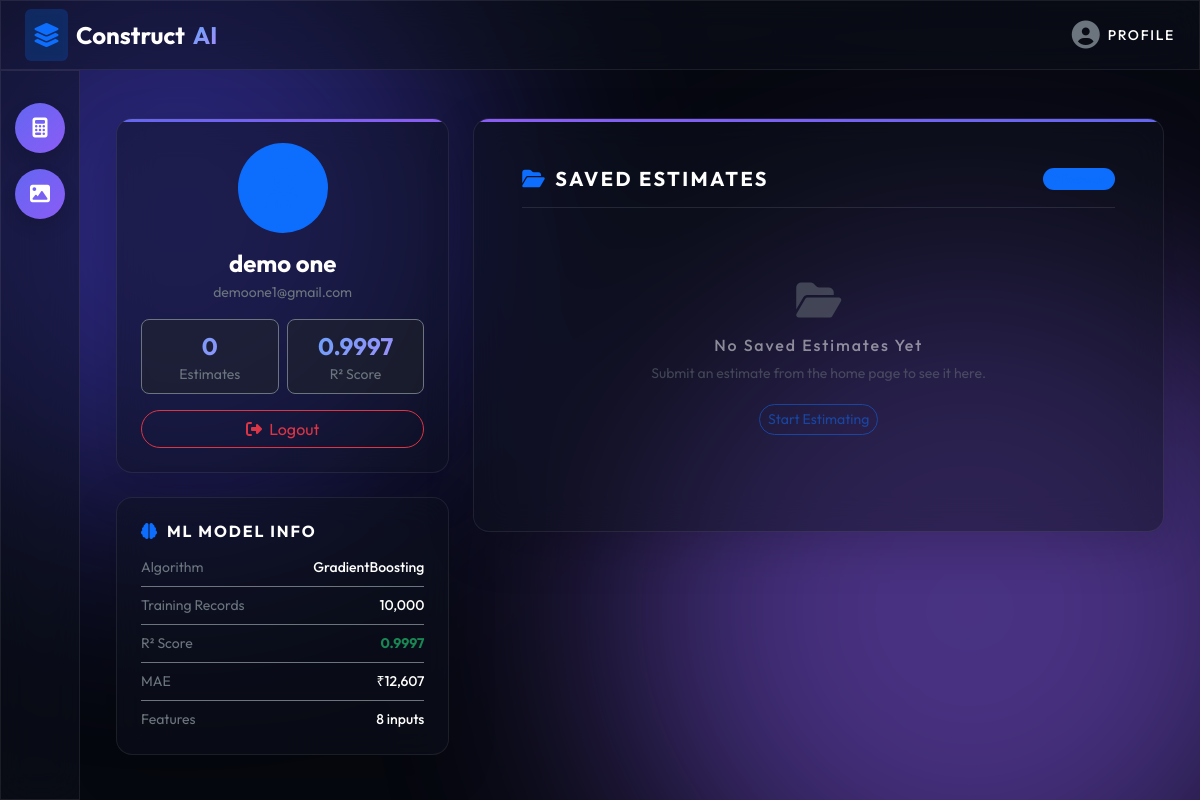
The page /profile/ (signed in) on the database as committed earlier.
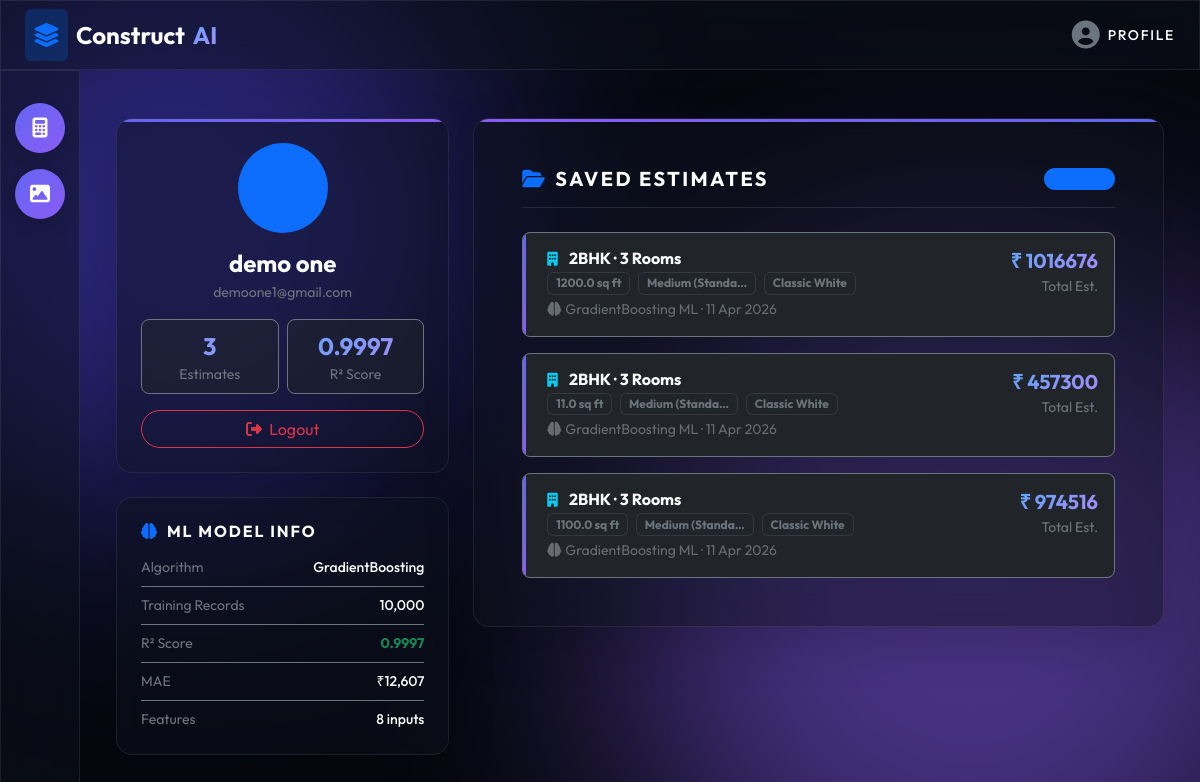
The same page on the database as committed later.
### estimator/models.py (models this page shows, shortened)
class ProjectEstimate(models.Model):
    user = models.ForeignKey(User, on_delete=models.CASCADE, null=True, blank=True)
    plot_area = models.FloatField(help_text="Area in square feet")
    rooms = models.CharField(max_length=10)
    material_quality = models.CharField(max_length=20)
    paint_type = models.CharField(max_length=20)
    house_type = models.CharField(max_length=10)
    room_type = models.CharField(max_length=20)
    theme = models.CharField(max_length=30)
    budget_range = models.CharField(max_length=50)
    estimated_cost = models.DecimalField(max_digits=12, decimal_places=2, null=True, blank=True)
    created_at = models.DateTimeField(auto_now_add=True)

### estimator/views.py (the view)
# urls.py: path('profile/',  views.profile_view,  name='profile'),
def profile_view(request):
    if request.user.is_authenticated:
        projects = ProjectEstimate.objects.filter(user=request.user).order_by('-created_at')
    else:
        projects = ProjectEstimate.objects.all().order_by('-created_at')
    return render(request, 'profile.html', {'projects': projects})

### estimator/templates/profile.html (shortened to what the changed rows need)
{% extends 'base.html' %}
{% block content %}
<div class="container mt-4 pb-4">
    <div class="row g-4">
        <div class="col-lg-4">
            <div class="card glass border-0 rounded-4 shadow-lg p-4 text-center mb-4 position-relative overflow-hidden">
                <div class="row g-2 mb-3">
                    <div class="col-6">
                        <div class="bg-dark bg-opacity-50 rounded-3 p-2 border border-secondary border-opacity-15">
                            <div class="fs-4 fw-bold gradient-text">{{ projects|length }}</div>
                            <div class="text-secondary small">Estimates</div>
                        </div>
                    </div>
                </div>
            </div>
        </div>
        <div class="col-lg-8">
            <div class="card glass border-0 rounded-4 shadow-lg overflow-hidden position-relative">
                <div class="card-body p-4 p-xl-5">
                    <div class="d-flex flex-column gap-3">
                        {% if projects %}
                            {% for project in projects %}
                            <div class="p-3 bg-dark bg-opacity-40 border border-secondary border-opacity-20 rounded-3 position-relative overflow-hidden">
                                <div class="position-absolute start-0 top-0 bottom-0" style="width:3px;background:linear-gradient(180deg,var(--primary),var(--secondary));border-radius:3px 0 0 3px;"></div>
                                <div class="d-flex justify-content-between align-items-start flex-wrap gap-2 ps-2">
                                    <div>
                                        <h6 class="text-white fw-bold mb-1">
                                            <i class="fa-solid fa-building text-info me-2 small"></i>
                                            {{ project.house_type }} · {{ project.rooms }} Rooms
                                        </h6>
                                        <div class="d-flex flex-wrap gap-2 mb-1">
                                            <span class="badge bg-dark border border-secondary border-opacity-25 text-secondary small">{{ project.plot_area }} sq ft</span>
                                            <span class="badge bg-dark border border-secondary border-opacity-25 text-secondary small">{{ project.material_quality|truncatechars:15 }}</span>
                                            <span class="badge bg-dark border border-secondary border-opacity-25 text-secondary small">{{ project.theme|truncatechars:18 }}</span>
                                        </div>
                                        <p class="text-muted small mb-0 opacity-50">
                                            <i class="fa-solid fa-brain me-1"></i>GradientBoosting ML ·
                                            {% if project.created_at %}{{ project.created_at|date:"d M Y" }}{% endif %}
                                        </p>
                                    </div>
                                    <div class="text-end">
                                        <h5 class="gradient-text fw-bold mb-0">₹ {{ project.estimated_cost|floatformat:0 }}</h5>
                                        <small class="text-secondary">Total Est.</small>
                                    </div>
                                </div>
                            </div>
                            {% endfor %}
                        {% else %}
                            <div class="text-center py-5 opacity-50">
                                <i class="fa-solid fa-folder-open fs-1 text-secondary mb-3 d-block"></i>
                                <h6 class="text-white tracking-wider">No Saved Estimates Yet</h6>
                                <p class="text-secondary small">Submit an estimate from the home page to see it here.</p>
                                <a href="{% url 'home' %}" class="btn btn-sm btn-outline-primary rounded-pill mt-1">Start Estimating</a>
                            </div>
                        {% endif %}
                    </div>
                </div>
            </div>
        </div>
    </div>
</div>
{% endblock %}

Rows that differ between the two databases and show on the page:
added ProjectEstimate: house_type "2BHK", rooms "3", plot_area "1200.0", material_quality "Medium (Standa…", theme "Classic White", created_at "11 Apr 2026", estimated_cost "1016676"
added ProjectEstimate: house_type "2BHK", rooms "3", plot_area "11.0", material_quality "Medium (Standa…", theme "Classic White", created_at "11 Apr 2026", estimated_cost "457300"
added ProjectEstimate: house_type "2BHK", rooms "3", plot_area "1100.0", material_quality "Medium (Standa…", theme "Classic White", created_at "11 Apr 2026", estimated_cost "974516"
Other text that changed with them:
{{ projects|length }}: "0" → "3"
text no longer shown: "No Saved Estimates Yet Submit an estimate from the home page to see it here. Start Estimating"
